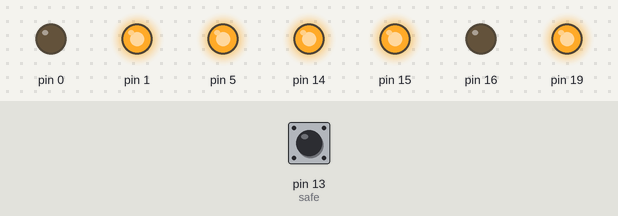
The sketch below on a simulated Arduino Uno, built with avr-gcc and run on an emulated ATmega328P. On the bench: output pins drawn as LEDs (lit = HIGH). The inputs (shaded band) are chosen by the test bench; at power-on: pin 13 (safe) HIGH.

Above: at 0.5 s.
At 3.5 s:
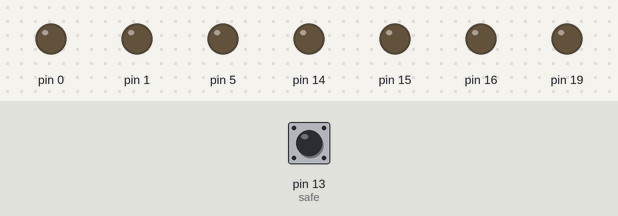
Timing chart, 0 to 4.6 s (numbered marks = the images above):
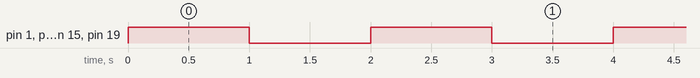

Measured:
- by itself, pin 1, pin 5, pin 14, pin 15, pin 19: alternates HIGH for 1.0 s and LOW for 1.0 s

The sketch:

arduino_airsoft_prop.ino
```cpp
/*

OPERATING INSTRUCTIONS
----------------------

Step 1:  Turn Safety Switch from "Safe" to "Enabled"


*/


// Safety Switch

const int safe = 13;


// 4-Digit 8-Segment Display Pins [digit][segment]

const int display[4][8] = { {22, 23, 24, 25, 26, 27, 28, 29},
                            {30, 31, 32, 33, 34, 35, 36, 37},
                            {38, 39, 40, 41, 42, 43, 44, 45},
                            {46, 47, 48, 49, 50, 51, 52, 53}, };


void setup() {

  // Safety Switch Input

  pinMode(safe, INPUT);


  // 4-Digit 8-Segment Display Outputs

  for (int digit = 0; digit < 4; digit++) {
    for (int segment = 0; segment < 8; segment++) {
      pinMode(display[digit][segment], OUTPUT);
    }
  }
}


void loop() {

  safeMode();

}


void safeMode() {

 if (digitalRead(safe) == LOW) { timeSet(); }

 displaySafe();
 delay(1000);

 displayBlank();
 delay(1000);

}


void timeSet() {


}


void safeModeCheck() {

  if (digitalRead(safe) == HIGH) { safeMode(); }

}


void displayBlank() {

// Blank the 4-Digit 8-Segment Display

  for (int digit = 0; digit < 4; digit++) {
    for (int segment = 0; segment < 8; segment++) {
      digitalWrite(display[digit][segment], LOW);
    }
  }
}


void displayTest() {

// Light all elements of the 4-Digit 8-Segment Display

  for (int digit = 0; digit < 4; digit++) {
    for (int segment = 0; segment < 8; segment++) {
      digitalWrite(display[digit][segment], HIGH);
    }
  }
}


void displaySafe() {

  digitalWrite(display[0][0], HIGH);
  digitalWrite(display[0][1], LOW);
  digitalWrite(display[0][2], HIGH);
  digitalWrite(display[0][3], HIGH);
  digitalWrite(display[0][4], LOW);
  digitalWrite(display[0][5], HIGH);
  digitalWrite(display[0][6], HIGH);
  digitalWrite(display[0][7], LOW);

  digitalWrite(display[1][0], HIGH);
  digitalWrite(display[1][1], HIGH);
  digitalWrite(display[1][2], HIGH);
  digitalWrite(display[1][3], LOW);
  digitalWrite(display[1][4], HIGH);
  digitalWrite(display[1][5], HIGH);
  digitalWrite(display[1][6], HIGH);
  digitalWrite(display[1][7], LOW);

  digitalWrite(display[2][0], HIGH);
  digitalWrite(display[2][1], LOW);
  digitalWrite(display[2][2], LOW);
  digitalWrite(display[2][3], LOW);
  digitalWrite(display[2][4], HIGH);
  digitalWrite(display[2][5], HIGH);
  digitalWrite(display[2][6], HIGH);
  digitalWrite(display[2][7], LOW);

  digitalWrite(display[3][0], HIGH);
  digitalWrite(display[3][1], LOW);
  digitalWrite(display[3][2], LOW);
  digitalWrite(display[3][3], HIGH);
  digitalWrite(display[3][4], HIGH);
  digitalWrite(display[3][5], HIGH);
  digitalWrite(display[3][6], HIGH);
  digitalWrite(display[3][7], LOW);

}


void displayFail() {

  digitalWrite(display[0][0], HIGH);
  digitalWrite(display[0][1], LOW);
  digitalWrite(display[0][2], LOW);
  digitalWrite(display[0][3], LOW);
  digitalWrite(display[0][4], HIGH);
  digitalWrite(display[0][5], HIGH);
  digitalWrite(display[0][6], HIGH);
  digitalWrite(display[0][7], LOW);

  digitalWrite(display[1][0], HIGH);
  digitalWrite(display[1][1], HIGH);
  digitalWrite(display[1][2], HIGH);
  digitalWrite(display[1][3], LOW);
  digitalWrite(display[1][4], HIGH);
  digitalWrite(display[1][5], HIGH);
  digitalWrite(display[1][6], HIGH);
  digitalWrite(display[1][7], LOW);

  digitalWrite(display[2][0], LOW);
  digitalWrite(display[2][1], LOW);
  digitalWrite(display[2][2], LOW);
  digitalWrite(display[2][3], LOW);
  digitalWrite(display[2][4], HIGH);
  digitalWrite(display[2][5], HIGH);
  digitalWrite(display[2][6], LOW);
  digitalWrite(display[2][7], LOW);

  digitalWrite(display[3][0], LOW);
  digitalWrite(display[3][1], LOW);
  digitalWrite(display[3][2], LOW);
  digitalWrite(display[3][3], HIGH);
  digitalWrite(display[3][4], HIGH);
  digitalWrite(display[3][5], HIGH);
  digitalWrite(display[3][6], LOW);
  digitalWrite(display[3][7], LOW);

}


void displayDigit(const int digit, const int number) {

  switch(number){

    case 0:
      digitalWrite(display[digit][0], HIGH);
      digitalWrite(display[digit][1], HIGH);
      digitalWrite(display[digit][2], HIGH);
      digitalWrite(display[digit][3], HIGH);
      digitalWrite(display[digit][4], HIGH);
      digitalWrite(display[digit][5], HIGH);
      digitalWrite(display[digit][6], LOW);
      digitalWrite(display[digit][7], LOW);
      break;

    case 1:
      digitalWrite(display[digit][0], LOW);
      digitalWrite(display[digit][1], HIGH);
      digitalWrite(display[digit][2], HIGH);
      digitalWrite(display[digit][3], LOW);
      digitalWrite(display[digit][4], LOW);
      digitalWrite(display[digit][5], LOW);
      digitalWrite(display[digit][6], LOW);
      digitalWrite(display[digit][7], LOW);
      break;

    case 2:
      digitalWrite(display[digit][0], HIGH);
      digitalWrite(display[digit][1], HIGH);
      digitalWrite(display[digit][2], LOW);
      digitalWrite(display[digit][3], HIGH);
      digitalWrite(display[digit][4], HIGH);
      digitalWrite(display[digit][5], LOW);
      digitalWrite(display[digit][6], HIGH);
      digitalWrite(display[digit][7], LOW);
      break;

    case 3:
      digitalWrite(display[digit][0], HIGH);
      digitalWrite(display[digit][1], HIGH);
      digitalWrite(display[digit][2], HIGH);
      digitalWrite(display[digit][3], HIGH);
      digitalWrite(display[digit][4], LOW);
      digitalWrite(display[digit][5], LOW);
      digitalWrite(display[digit][6], HIGH);
      digitalWrite(display[digit][7], LOW);
      break;

    case 4:
      digitalWrite(display[digit][0], LOW);
      digitalWrite(display[digit][1], HIGH);
      digitalWrite(display[digit][2], HIGH);
      digitalWrite(display[digit][3], LOW);
      digitalWrite(display[digit][4], LOW);
      digitalWrite(display[digit][5], HIGH);
      digitalWrite(display[digit][6], HIGH);
      digitalWrite(display[digit][7], LOW);
      break;

    case 5:
      digitalWrite(display[digit][0], HIGH);
      digitalWrite(display[digit][1], LOW);
      digitalWrite(display[digit][2], HIGH);
      digitalWrite(display[digit][3], HIGH);
      digitalWrite(display[digit][4], LOW);
      digitalWrite(display[digit][5], HIGH);
      digitalWrite(display[digit][6], HIGH);
      digitalWrite(display[digit][7], LOW);
      break;

    case 6:
      digitalWrite(display[digit][0], HIGH);
      digitalWrite(display[digit][1], LOW);
      digitalWrite(display[digit][2], HIGH);
      digitalWrite(display[digit][3], HIGH);
      digitalWrite(display[digit][4], HIGH);
      digitalWrite(display[digit][5], HIGH);
      digitalWrite(display[digit][6], HIGH);
      digitalWrite(display[digit][7], LOW);
      break;

    case 7:
      digitalWrite(display[digit][0], HIGH);
      digitalWrite(display[digit][1], HIGH);
      digitalWrite(display[digit][2], HIGH);
      digitalWrite(display[digit][3], LOW);
      digitalWrite(display[digit][4], LOW);
      digitalWrite(display[digit][5], LOW);
      digitalWrite(display[digit][6], LOW);
      digitalWrite(display[digit][7], LOW);
      break;

    case 8:
      digitalWrite(display[digit][0], HIGH);
      digitalWrite(display[digit][1], HIGH);
      digitalWrite(display[digit][2], HIGH);
      digitalWrite(display[digit][3], HIGH);
      digitalWrite(display[digit][4], HIGH);
      digitalWrite(display[digit][5], HIGH);
      digitalWrite(display[digit][6], HIGH);
      digitalWrite(display[digit][7], LOW);
      break;

    case 9:
      digitalWrite(display[digit][0], HIGH);
      digitalWrite(display[digit][1], HIGH);
      digitalWrite(display[digit][2], HIGH);
      digitalWrite(display[digit][3], HIGH);
      digitalWrite(display[digit][4], LOW);
      digitalWrite(display[digit][5], HIGH);
      digitalWrite(display[digit][6], HIGH);
      digitalWrite(display[digit][7], LOW);
      break;

  }

}


void displayNumber(int number) {

  displayDigit(3, number % 10);
  number /= 10;

  displayDigit(2, number % 10);
  number /= 10;

  displayDigit(1, number % 10);
  number /= 10;

  displayDigit(0, number % 10);

}
```
